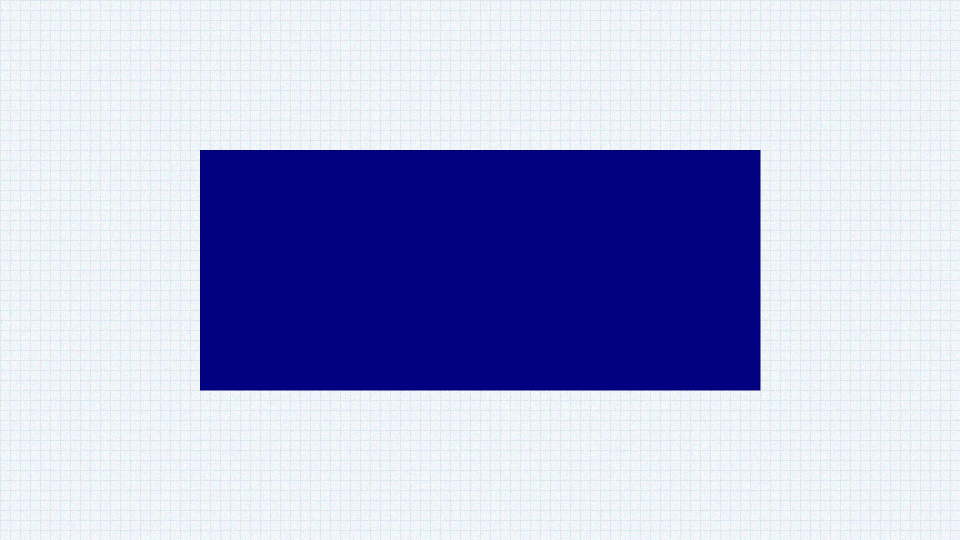
#> input picture backend/test_samples/special_large_stain.jpg, 1920 x 1080 px (shown at 1/2 size)
$ python -i camera.py   (imports and definitions only)
#> lines starting #> are read from the running program, lines starting #| are printed output that depends on the picture
#> further down, picture is the input picture: shape (1080, 1920, 3); mean B, G, R 216.3, 179.5, 175.6
#!/usr/bin/env python3
# -*- coding: utf-8 -*-
"""
树莓派运动触发控制器 - 服务器控制版 v3
==========================================
服务器决定 GPIO 高电平时长，树莓派只负责执行
"""

import cv2
import numpy as np
import requests
import json
import time
import threading
import os
from typing import Dict, Any, Optional, Tuple
from datetime import datetime
from collections import deque

try:
    import RPi.GPIO as GPIO
    IS_RPI = True
except ImportError:
    print("[WARN] 未检测到 RPi.GPIO，进入模拟模式")
    IS_RPI = False

    class MockGPIO:
        BCM = 'BCM'; BOARD = 'BOARD'; OUT = 'OUT'; HIGH = 1; LOW = 0
        _pins = {}
        @classmethod
        def setmode(cls, mode): pass
        @classmethod
        def setwarnings(cls, flag): pass
        @classmethod
        def setup(cls, pin, mode): cls._pins[pin] = 0
        # [4 lines left out: function output, not called in this run]
        @classmethod
        def input(cls, pin): return cls._pins.get(pin, 0)
        @classmethod
        def cleanup(cls): cls._pins.clear()
    GPIO = MockGPIO()


class Config:
    CAMERA_INDEX      = 0
    FRAME_WIDTH       = 640
    FRAME_HEIGHT      = 480
    FPS               = 30
    GPIO_PIN          = 17
    GPIO_MODE         = 'BCM'
    MOTION_THRESHOLD  = 25
    MIN_CHANGE_AREA   = 500
    BLUR_SIZE         = 5
    STABILITY_FRAMES  = 15
    MAX_WAIT_FRAMES   = 300
    TRIGGER_FRAMES    = 3
    COOLDOWN_FRAMES   = 5
    BG_HISTORY        = 100
    BG_VAR_THRESHOLD  = 16
    BG_DETECT_SHADOWS = False
    LEARNING_PERIOD   = 30
    USE_CLAHE         = True
    CLAHE_CLIP        = 2.0
    CLAHE_GRID        = 8
    SHOW_PREVIEW      = True
    PREVIEW_FPS       = 10
    PREVIEW_SCALE     = 0.75
    HEADLESS_MODE     = False
    SERVER_URL        = "http://172.20.10.11:5000"   # ★★★ 你的服务器IP ★★★
    MACHINE_ID        = 1
    UPLOAD_TIMEOUT    = 30
    HEARTBEAT_INTERVAL = 30
    MAX_RETRIES       = 3
    DEFAULT_DURATION  = 5.0
    SAVE_IMAGES       = True
    SAVE_DIR          = "/home/pi/detections"


class StableMotionDetector:
    def __init__(self, threshold=Config.MOTION_THRESHOLD,
                 min_area=Config.MIN_CHANGE_AREA,
                 blur_size=Config.BLUR_SIZE):
        self.threshold = threshold
        self.min_area = min_area
        self.blur_size = blur_size if blur_size % 2 == 1 else blur_size + 1
        self.bg_subtractor = cv2.createBackgroundSubtractorMOG2(
            history=Config.BG_HISTORY,
            varThreshold=Config.BG_VAR_THRESHOLD,
            detectShadows=Config.BG_DETECT_SHADOWS
        )
        self.clahe = cv2.createCLAHE(
            clipLimit=Config.CLAHE_CLIP,
            tileGridSize=(Config.CLAHE_GRID, Config.CLAHE_GRID)
        )
        self.trigger_queue = deque(maxlen=Config.TRIGGER_FRAMES)
        self.cooldown_counter = 0
        self.learning_frames = 0

    def _preprocess(self, frame):
        gray = cv2.cvtColor(frame, cv2.COLOR_BGR2GRAY)
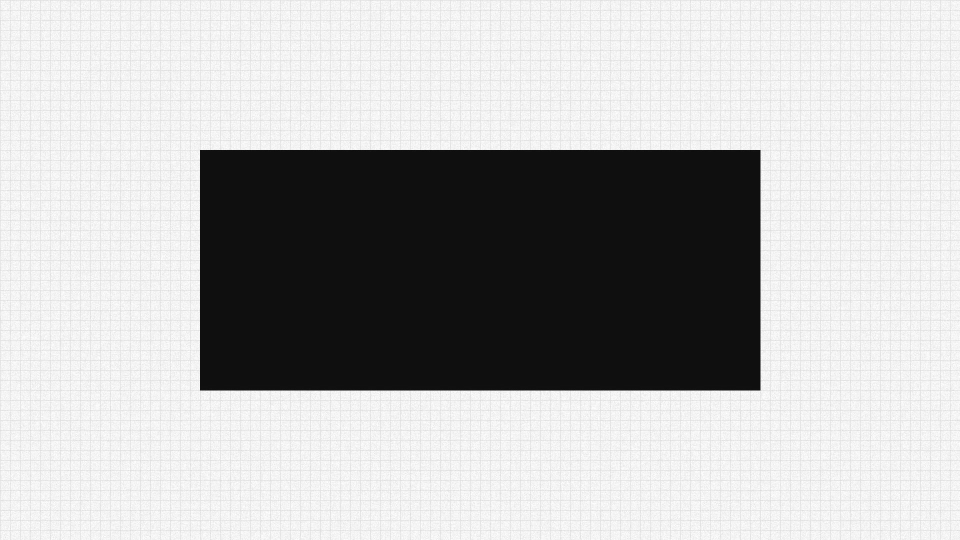
#> gray: shape (1080, 1920) (shown at 1/2 size); min 7, max 255, mean 182.6
        if Config.USE_CLAHE:
            gray = self.clahe.apply(gray)
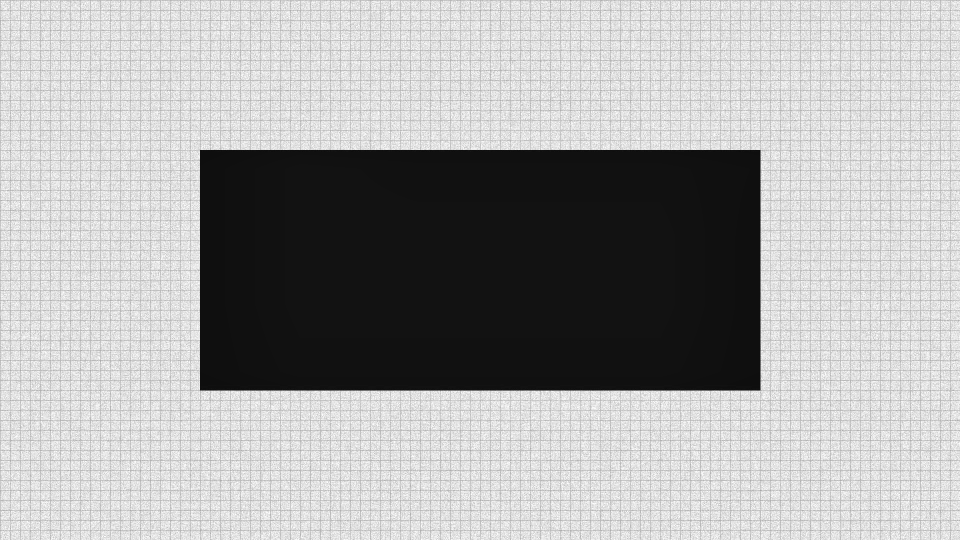
#> gray: shape (1080, 1920) (shown at 1/2 size); min 6, max 255, mean 168.2
        gray = cv2.GaussianBlur(gray, (self.blur_size, self.blur_size), 0)
        return gray

    def detect_change(self, frame):
        if frame is None:
            return False, 0.0, np.zeros((10, 10), dtype=np.uint8), np.zeros((10, 10), dtype=np.uint8)

        processed = self._preprocess(frame)
        self.learning_frames += 1

        if self.learning_frames <= Config.LEARNING_PERIOD:
            self.bg_subtractor.apply(processed)
            remaining = Config.LEARNING_PERIOD - self.learning_frames
            return False, 0.0, np.zeros_like(processed), processed

        fg_mask = self.bg_subtractor.apply(processed)
        _, fg_mask = cv2.threshold(fg_mask, self.threshold, 255, cv2.THRESH_BINARY)

        kernel = cv2.getStructuringElement(cv2.MORPH_ELLIPSE, (5, 5))
        fg_mask = cv2.morphologyEx(fg_mask, cv2.MORPH_OPEN, kernel, iterations=1)
        fg_mask = cv2.morphologyEx(fg_mask, cv2.MORPH_CLOSE, kernel, iterations=2)

        contours, _ = cv2.findContours(fg_mask, cv2.RETR_EXTERNAL, cv2.CHAIN_APPROX_SIMPLE)

        total_area = 0
        for cnt in contours:
            area = cv2.contourArea(cnt)
            if area > self.min_area:
                total_area += area

        frame_area = frame.shape[0] * frame.shape[1]
        change_ratio = total_area / frame_area if frame_area > 0 else 0.0
        frame_has_motion = total_area > self.min_area and change_ratio > 0.001

        if self.cooldown_counter > 0:
            self.cooldown_counter -= 1
            return False, change_ratio, fg_mask, processed

        self.trigger_queue.append(frame_has_motion)
        has_change = len(self.trigger_queue) == Config.TRIGGER_FRAMES and all(self.trigger_queue)

        if has_change:
            self.cooldown_counter = Config.COOLDOWN_FRAMES
            self.trigger_queue.clear()

        return has_change, change_ratio, fg_mask, processed

    # [9 lines left out: function reset, not called in this run]


class GPIOController:
    # [26 lines left out: functions __init__, set_high, set_low, cleanup, not called in this run]


class HardwareCommunicator:
    # [115 lines left out: functions __init__, connect, disconnect, upload_image, get_control_signal, start_heartbeat and 1 more, not called in this run]


class MotionTriggeredController:
    # [283 lines left out: functions __init__, _init_camera, _show_preview, _wait_for_motion_end, _get_duration_from_server, _hold_high and 2 more, not called in this run]


# [3 lines not run here, left out]

>>> import cv2
>>> picture = cv2.imread('../../backend/test_samples/special_large_stain.jpg')
>>> result = StableMotionDetector().detect_change(picture)

$ run again, on backend/test_samples/special_tiny_stains.jpg
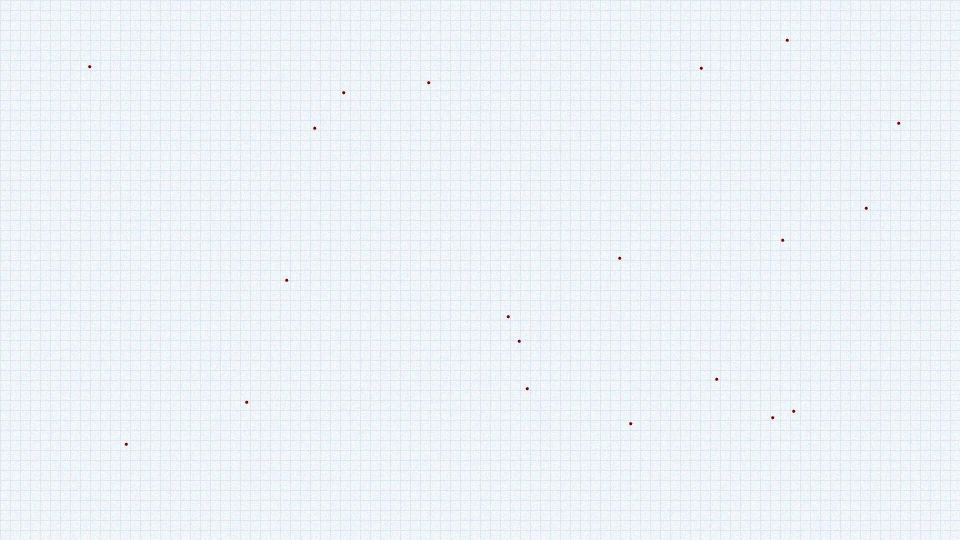
#> input picture backend/test_samples/special_tiny_stains.jpg, 1920 x 1080 px (shown at 1/2 size)
#> picture is the input picture: shape (1080, 1920, 3); mean B, G, R 247.4, 242.5, 236.9
#> in _preprocess, `gray = self.clahe.apply(gray)`:
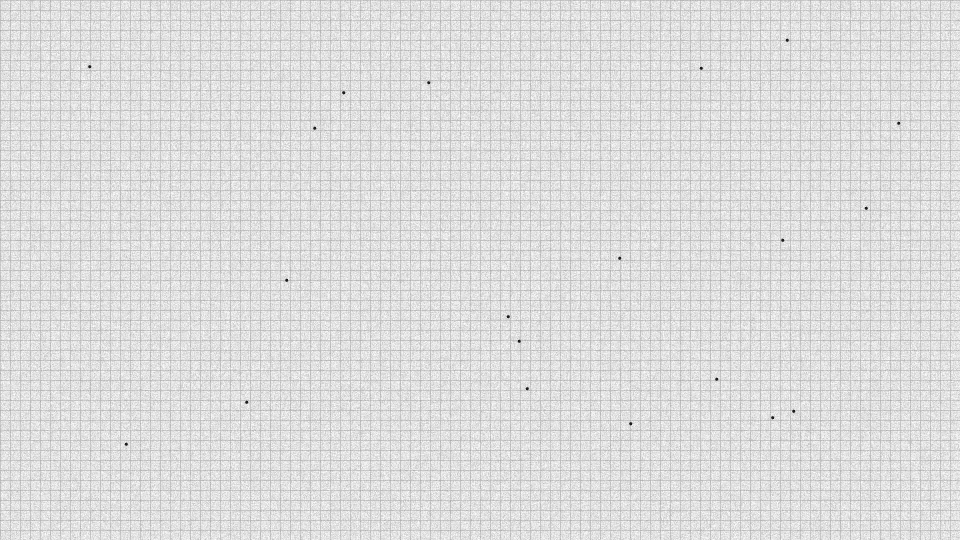
#> gray: shape (1080, 1920) (shown at 1/2 size); min 11, max 255, mean 221

$ run again, on backend/test_samples/test_sample_001_stains_5.jpg
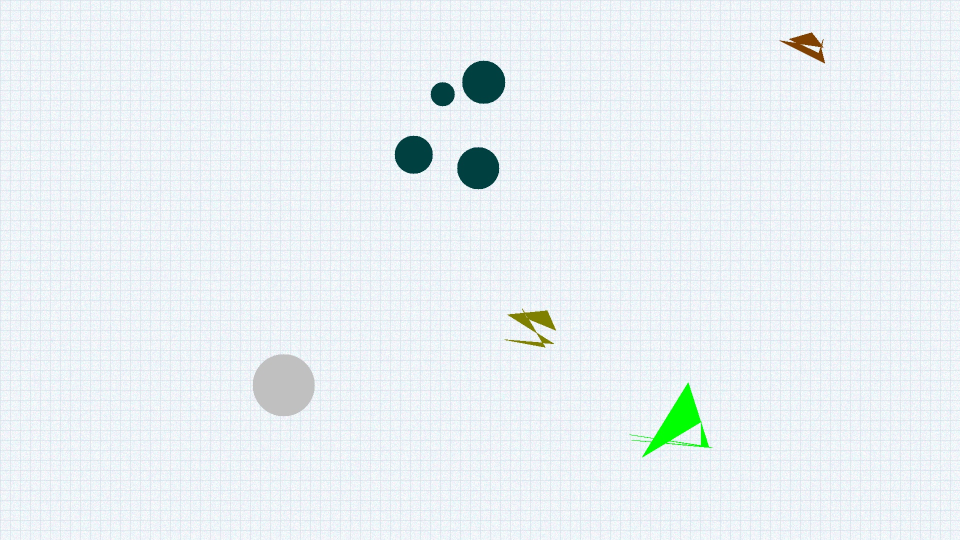
#> input picture backend/test_samples/test_sample_001_stains_5.jpg, 1920 x 1080 px (shown at 1/2 size)
#> picture is the input picture: shape (1080, 1920, 3); mean B, G, R 243.9, 240.4, 233.4
#> in _preprocess, `gray = self.clahe.apply(gray)`:
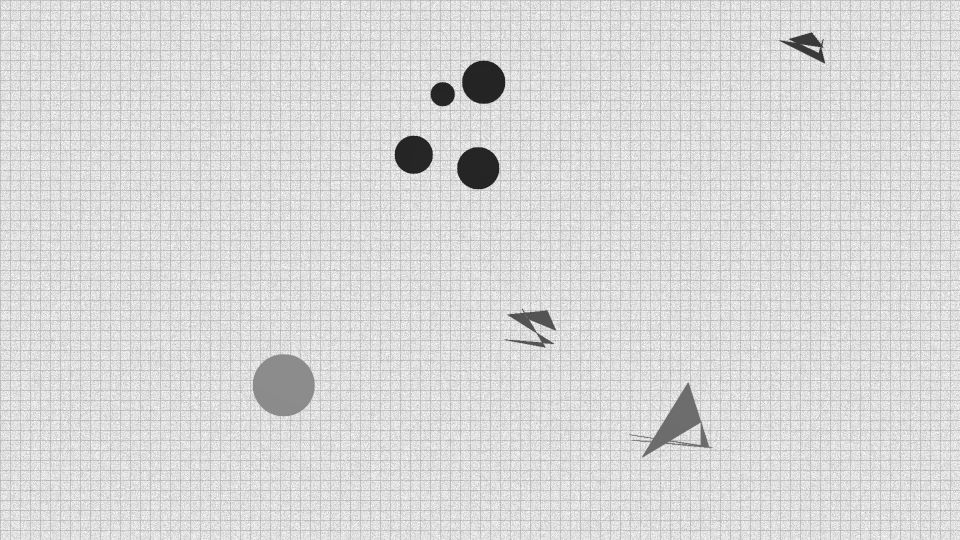
#> gray: shape (1080, 1920) (shown at 1/2 size); min 27, max 255, mean 216.4
